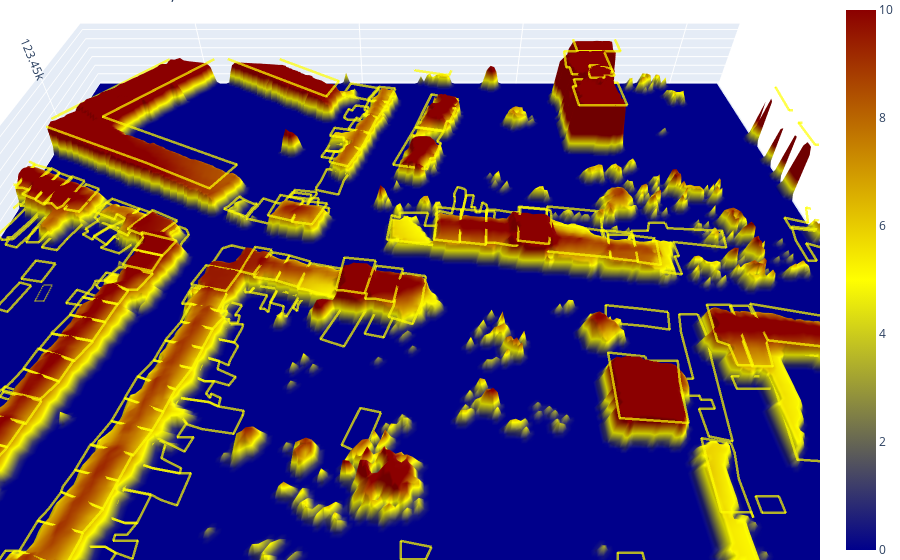

The notebook cell this image was saved under:
### Code cell
import scipy.ndimage


data = rasterio.open(f'CHM_{time}')
xMin, yMin, xMax, yMax = data.bounds
z_data = pd.DataFrame(data.read(1))
z_data.index   = list(range(int(yMax), int(yMin), -1))
z_data.columns = list(range(int(xMin), int(xMax)))
z_data = z_data.applymap(lambda x: 0 if x < 5 else round(x, 1))
sigma = [0.5, 0.5]
""" Smooth line of z"""
z_data_1 = scipy.ndimage.filters.gaussian_filter(z_data.values, sigma)

fig = go.Figure(go.Surface(z=z_data_1, x=z_data.columns, y=z_data.index, opacity=1,cmin=-0,cmid=5,cmax=10,
                           colorscale= [[0, "darkblue"], [0.5, "yellow"], [1, "darkred"]]))

         
for feature in features:
    fig.add_scatter3d(x=feature['X'], y=feature['Y'], z=[feature['H_MUR']]*len(feature['X']),
                      mode='lines',showlegend=False,opacity=0.7,
                      line=dict(color="yellow", width=5),
                      surfaceaxis=1,
                      visible= True,
                     )

fig.update_layout(
    title=address,
    xaxis_range=[155.6,155.7],yaxis_range=[yMin,yMax],
    margin=dict(t=40, r=0, l=0, b=40),
    scene = {"xaxis": {'showspikes': False},
             "yaxis": {'showspikes': False},
             "zaxis": {'showspikes': False},
             'camera_eye': {"x": 0, "y": -0.5, "z": 0.5},
             "aspectratio": {"x": 1, "y": 1, "z": 0.1}
            })
fig.update_geos(fitbounds="locations", visible=False)
fig.update_layout(margin={"r": 0, "t": 0, "l": 0, "b": 0})
fig.update_scenes(xaxis_range=(xMin,xMax),yaxis_range=(yMin,yMax))
#fig.write_html('./templates/map.html',
#                   full_html=False,
#                   include_plotlyjs='cdn')
fig.show()
